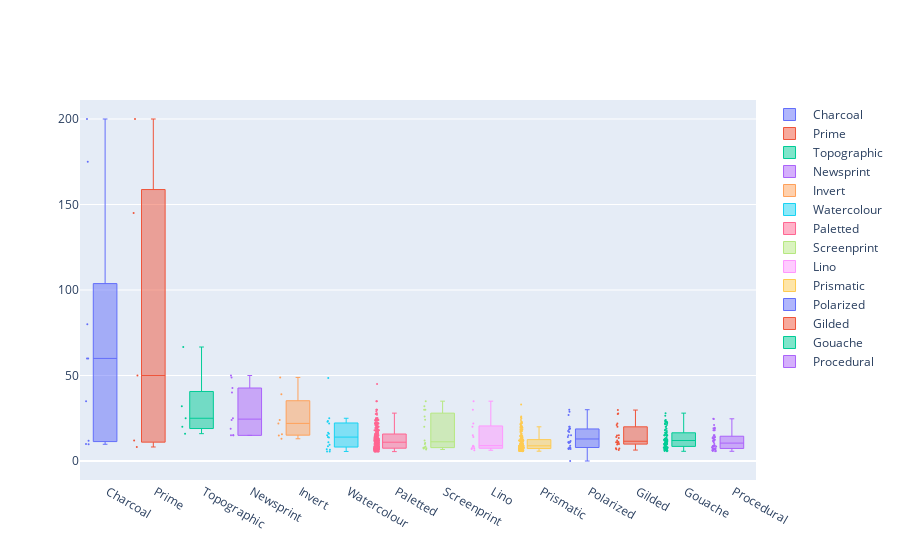

Notebook code cell kept with this figure:
### Code cell
import plotly.graph_objects as go

fig = go.Figure()
for style in df["Style"].unique():
    fig.add_trace(
        go.Box(
            y=df[df.Style == style].Lastprice.values,
            name=style,
            boxpoints="all",
            jitter=0.2,
            whiskerwidth=0.2,
            marker_size=2,
            line_width=1,
        )
    )
fig.show()

### Figure 1 — Plotly figure (JSON) as saved in the notebook; plotly's stock layout.template omitted (floating-point values rounded to 4 significant figures; data arrays with more than 128 entries replaced by an {"elided": "..."} marker saying what was removed)
{"data": [{"boxpoints": "all", "jitter": 0.2, "line": {"width": 1}, "marker": {"size": 2}, "name": " Charcoal", "type": "box", "whiskerwidth": 0.2, "y": [200, 175, 80, 60, 60, 35, 11.82, 10, 9.8]}, {"boxpoints": "all", "jitter": 0.2, "line": {"width": 1}, "marker": {"size": 2}, "name": " Prime", "type": "box", "whiskerwidth": 0.2, "y": [200, 145, 50, 11.99, 8.2, null, null, null]}, {"boxpoints": "all", "jitter": 0.2, "line": {"width": 1}, "marker": {"size": 2}, "name": " Topographic", "type": "box", "whiskerwidth": 0.2, "y": [66.67, 32, 25, 19.99, 16, null, null, null]}, {"boxpoints": "all", "jitter": 0.2, "line": {"width": 1}, "marker": {"size": 2}, "name": " Newsprint", "type": "box", "whiskerwidth": 0.2, "y": [50, 48.88, 42.69, 40, 25, 24, 18.9, 15, 15, 15, null, null]}, {"boxpoints": "all", "jitter": 0.2, "line": {"width": 1}, "marker": {"size": 2}, "name": " Invert", "type": "box", "whiskerwidth": 0.2, "y": [48.89, 39, 24, 22, 15.59, 14.99, 13, null, null, null, null, null, null]}, {"boxpoints": "all", "jitter": 0.2, "line": {"width": 1}, "marker": {"size": 2}, "name": " Watercolour", "type": "box", "whiskerwidth": 0.2, "y": [48.57, 25, 23.34, 23, 22, 16.5, 15.9, 15, 14, 13.7, 11, 9.5, 8.6, 6.9, 6.64, 5.6, 5.6, null, null, null, null, null]}, {"boxpoints": "all", "jitter": 0.2, "line": {"width": 1}, "marker": {"size": 2}, "name": " Paletted", "type": "box", "whiskerwidth": 0.2, "y": {"elided": "407 float values"}}, {"boxpoints": "all", "jitter": 0.2, "line": {"width": 1}, "marker": {"size": 2}, "name": " Screenprint", "type": "box", "whiskerwidth": 0.2, "y": [35, 32, 30, 30, 26, 24.07, 20, 11.99, 10.49, 10, 8.5, 7.85, 7.8, 7.5, 7.39, 6.75, null, null, null, null, null]}, {"boxpoints": "all", "jitter": 0.2, "line": {"width": 1}, "marker": {"size": 2}, "name": " Lino", "type": "box", "whiskerwidth": 0.2, "y": [35, 30, 22, 20, 15.0, 13.99, 8.99, 8.49, 8.4, 7.5, 7.4, 7, 6.3, null, null, null, null, null, null, null]}, {"boxpoints": "all", "jitter": 0.2, "line": {"width": 1}, "marker": {"size": 2}, "name": " Prismatic", "type": "box", "whiskerwidth": 0.2, "y": {"elided": "262 float values"}}, {"boxpoints": "all", "jitter": 0.2, "line": {"width": 1}, "marker": {"size": 2}, "name": " Polarized", "type": "box", "whiskerwidth": 0.2, "y": [30, 28.88, 26.9, 20, 20, 18.95, 18.75, 18.5, 17.5, 17, 15, 15, 14, 11.77, 11.11, 11, 11, 10.5, 8.88, 7.9, 7.8, 7.48, 7.25, 7.1, 6.99, 0.01, null, null, null, null, null, null]}, {"boxpoints": "all", "jitter": 0.2, "line": {"width": 1}, "marker": {"size": 2}, "name": " Gilded", "type": "box", "whiskerwidth": 0.2, "y": [29.8, 27.77, 27.5, 21.99, 21, 20, 15, 14.99, 14, 13.49, 11.99, 11.11, 11, 10.99, 10.8, 9.9, 9.888, 9.6, 7.49, 7.25, 6.85, 6.4, null, null, null, null, null]}, {"boxpoints": "all", "jitter": 0.2, "line": {"width": 1}, "marker": {"size": 2}, "name": " Gouache", "type": "box", "whiskerwidth": 0.2, "y": [28, 26.5, 24, 23.69, 23, 23, 22.99, 22.99, 22.5, 22, 22, 21.5, 21, 20, 20.0, 18.88, 18.5, 18, 17.5, 17, 16.5, 16.5, 16.5, 15.9, 15.89, 15, 15, 15, 15, 15, 15, 14, 13.5, 13, 12.95, 12.95, 12.69, 12.5, 12.5, 12.43, 12.4, 12, 11.99, 11.99, 11.5, 11.5, 11.11, 11, 11, 10.97, 10.5, 10, 10, 10, 10, 9.999, 9.8, 9.69, 9.5, 9, 8.8, 8.7, 8.5, 8.25, 8, 7.99, 7.98, 7.9, 7.778, 7.75, 7.5, 7.25, 6.99, 6.969, 6.88, 6.75, 6.5, 6.5, 6.49, 6.477, 5.99, 5.8, 5.69, null, null, null, null, null, null, null, null, null, null, null, null, null, null, null, null]}, {"boxpoints": "all", "jitter": 0.2, "line": {"width": 1}, "marker": {"size": 2}, "name": " Procedural", "type": "box", "whiskerwidth": 0.2, "y": [24.69, 24.5, 21, 19.5, 19.2, 18.88, 18, 18, 18, 15, 15, 14, 13.99, 13.9, 13.5, 13, 12.88, 12.5, 12, 11.95, 11.75, 10.97, 9.99, 8.99, 8.98, 8.89, 8.85, 8.79, 8.44, 8.432, 7.99, 7.5, 7.4, 7.3, 7.24, 7.1, 6.98, 6.9, 6.8, 6.4, 6.25, 5.93, 5.8, 5.7, null, null, null, null, null, null, null, null, null, null, null, null, null, null, null, null]}], "layout": {}}
